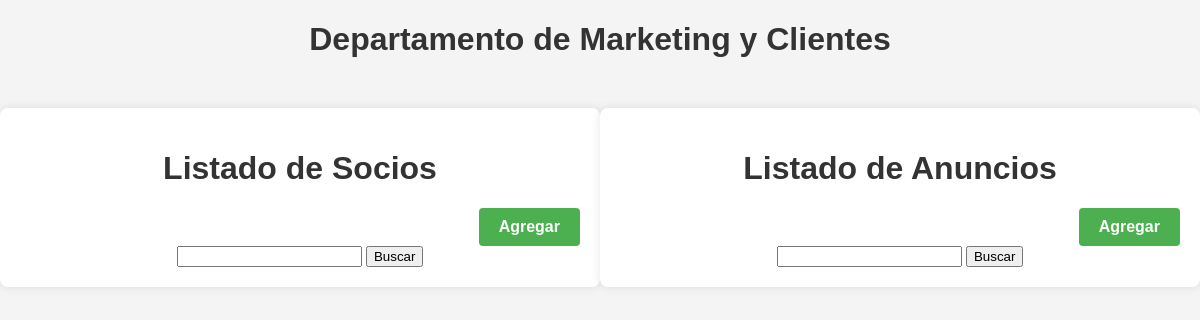
Before: /marketing_clientes/ with the older database file.
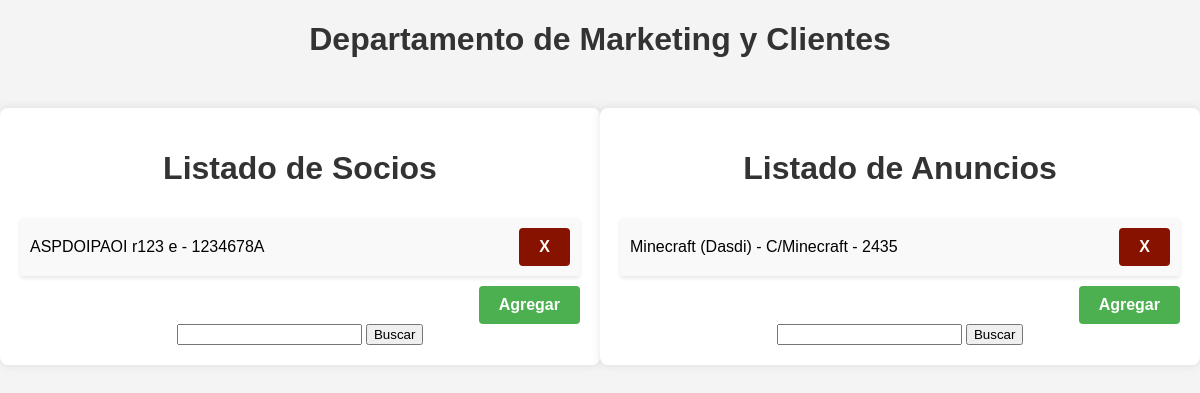
After: the same page with the newer database file.
### app/models.py (models this page shows)
class Socio(models.Model):
    DNIS = models.CharField(max_length=9, primary_key=True, validators=[RegexValidator(r'[0-9]{8}[a-zA-Z]$', message='Formato de DNI no válido')])
    NombreS = models.CharField(max_length=20, null=False)
    Apellido1S = models.CharField(max_length=20, null=False)
    Apellido2S = models.CharField(max_length=20, null=False)
    TelefonoS = models.IntegerField(null=False, unique=True,validators=[MinLengthValidator(limit_value=9)])
    E_mailS = models.EmailField(max_length=320, null=False, unique=True)
    Productos = models.ManyToManyField(Producto, through='compra')

class Anuncio(models.Model):
    CodigoA = models.CharField(max_length=9, primary_key=True)
    TipoA = models.CharField(max_length=20, null=False)
    DescripcionA = models.TextField(max_length=100, null=False)
    LocalizacionA = models.CharField(max_length=20, null=False, unique=True)
    Productos = models.ManyToManyField(Producto, db_table='anuncia')

### DepMarketing/views.py (the view)
# urls.py: path('', ListaMarketing.as_view(), name= 'ListaMarketing'),
class ListaMarketing(ListView):
    template_name = 'marketing_clientes/lista_marketing.html'
    context_object_name = 'marketing'
    def get_queryset(self):
        socios = Socio.objects.order_by('NombreS')
        anuncios = Anuncio.objects.order_by('CodigoA')
        return {'socios': socios, 'anuncios': anuncios}

### templates/marketing_clientes/lista_marketing.html (shortened to what this page needs)
<!DOCTYPE html>
<html lang="es">
<head>
    <link rel="stylesheet" href="https://cdnjs.cloudflare.com/ajax/libs/font-awesome/5.15.1/css/all.min.css" />
</head>
<body>
    <h1>Departamento de Marketing y Clientes</h1>
    <div class="container">
        <div class="box">
            <h1>Listado de Socios</h1>
            <ul>
                {% for socio in marketing.socios %}
                    <li>
                        <div>{{ socio.NombreS }} {{ socio.Apellido1S }} {{ socio.Apellido2S }} - {{ socio.DNIS }}</div>
                        <div class="button-container">
                            <a class="button delete-button" onclick="confirmDelete('{{ socio.DNIS }}', '/marketing_clientes/eliminar_socio/')">X</a>
                        </div>
                    </li>
                {% endfor %}
            </ul>
            <div class="button-container">
                <a href="agregar_socio" class="button">Agregar</a>
            </div>
            <div>
                <form method="post" action="{% url 'buscar_socio' %}">
                    <input type="text" name="dni" required>
                    <input type="submit" value="Buscar">
                </form>
            </div>
        </div>
        <div class="box">
            <h1>Listado de Anuncios</h1>
            <ul>
                {% for anuncio in marketing.anuncios %}
                    <li>
                        <div>{{ anuncio.DescripcionA }} ({{ anuncio.TipoA }}) - {{ anuncio.LocalizacionA }} - {{ anuncio.CodigoA }}</div>
                        <div class="button-container">
                            <a class="button delete-button" onclick="confirmDelete('{{ anuncio.CodigoA }}', '/marketing_clientes/eliminar_anuncio/')">X</a>
                        </div>
                    </li>
                {% endfor %}
            </ul>
            <div class="button-container">
                <a href="agregar_anuncio" class="button">Agregar</a>
            </div>
            <div>
                <form method="post" action="{% url 'buscar_anuncio' %}">
                    <input type="text" name="codigo" required>
                    <input type="submit" value="Buscar">
                </form>
            </div>
        </div>
    </div>
</body>
</html>

Changed rows visible on the page:
added Socio: NombreS "ASPDOIPAOI", Apellido1S "r123", Apellido2S "e", DNIS "1234678A"
added Anuncio: DescripcionA "Minecraft", TipoA "Dasdi", LocalizacionA "C/Minecraft", CodigoA "2435"
